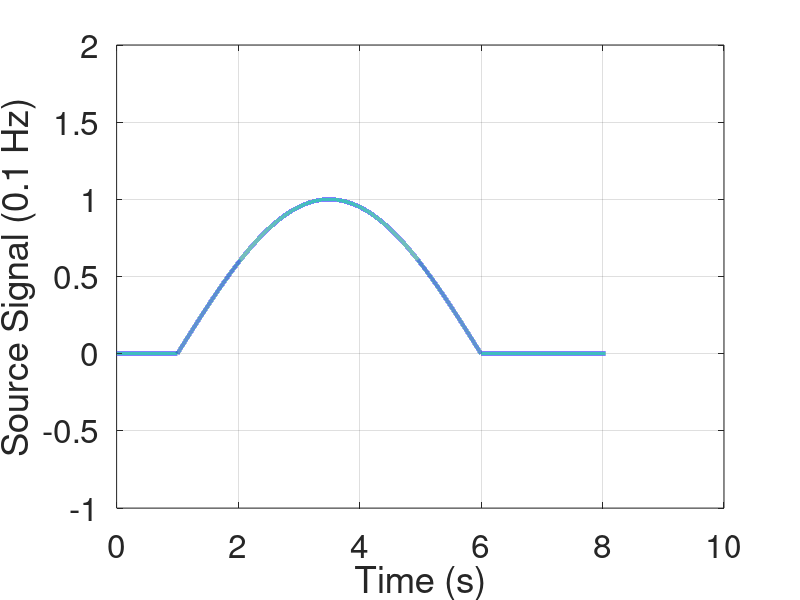
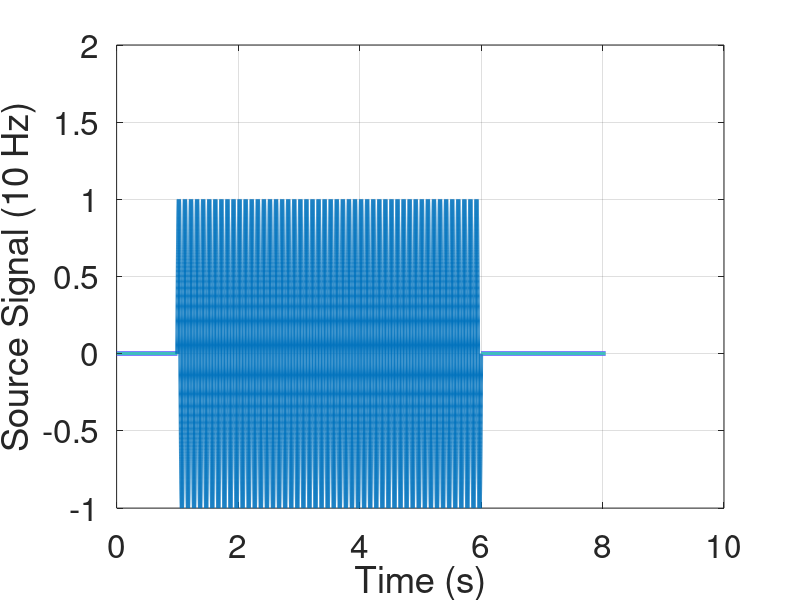
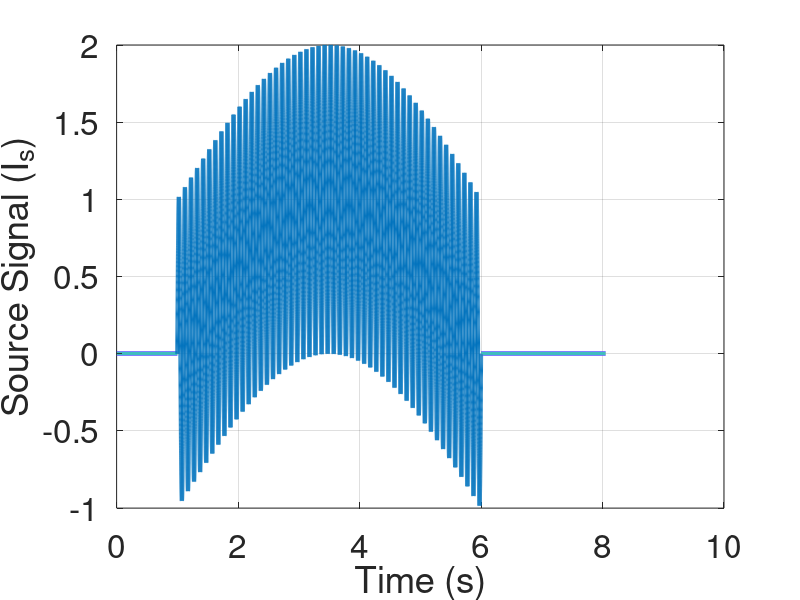

Here is the MATLAB script that generated these plots, in order: (Note: this script raises an error after producing the figures.)
clear all 
clc
close all
%%%%%%%%%%%%%%%%%%%%%%%%%%%%%%%%%%%%%%%%%%%%%%%%%%%%%%%%%%%%%%%%%%%%%%%
nfig=0;
video_steps = 250; %200
take_video = 1; %1 to save video of individual cases
%%%%%%%%%%%%%%%%%%%%%%%%%%%%%%%%%%%%%%%%%%%%%%%%%%%%%%%%%%%%%%%%%%%%%%%
%simulations 
%%%%%%%%%%%%%%%%%%%%%%%%%%%%%%%%%%%%%%%%%%%%%%%%%%%%%%%%%%%%%%%%%%%%%%%
L = 400;     %length of network in m
khat = 1;   %stiffness between agents
f1 = 0.08; f2 = 0.1; f3 = 10;   %Hz source frequency
disp(['Simulating frequencies: ' num2str(f1) ' Hz, ' num2str(f2) ' Hz, ' num2str(f3) ' Hz.'])
%wave properties

T1 = 1/f1;                  %time period of propagated in seconds
T2 = 1/f2;
T3 = 1/f3;

cases_to_run = [1 1 0 1];   %[DSR Mom-small-damping Mom-large-damping Nesterov]


%%%%%%%%%%%%%%%%%%%%%%%%%%%%%%%%%%%%%%%%%%%%%%
%DSR parameters
gamma_dsr = 10;
beta2_dsr = 1;   %=1 for DSR
delta_t = 10^(-4); 
dt = delta_t;



%Momentum parameter
gamma_m = gamma_dsr;
beta2_m_1 = 0.999;
beta2_m_2 = 1;
beta1_m = 0;

%Nesterov parameter
gamma_n = gamma_dsr;
beta2_n = 0.999;
beta1_n = gamma_n*dt*beta2_n*(1+beta2_n);
beta2_n_2 = 1;
beta1_n_2 = gamma_n*dt*beta2_n_2*(1+beta2_n_2);


a = 0.2; %0.0224; %sqrt(v^2*beta2*delta_t*2/gamma)
v = sqrt(gamma_dsr*a^2/(2*1*delta_t*beta2_dsr))        %wave velocity in m/s

tend = max(0.9*L/v) %2.8835e+03 %20*L/v;           %s - duration of simulation time -- BEFORE REFLECTION 
% return


%%%%%%%%%%%%%%%%%%%%%%%%%%%%%%%%%%%%%%%%%%%

%%%%%%%%%%%%%%%%%%%%%%%%%%%%%%%%%%%%
%constrained parameters 
D = 1; %number of spatial dimensions


n = 1*round(L/a) %number of agents

%return
%%%%%%%%%%%%%%%%%%%%%%%%%%%%%%%%%%%%%%%%%%%%%%
%network definition
connection_struct = [-0.5 1 -0.5];
A = zeros(n,n);
A(1,1) = 1; A(1, 2) = -0.5; 
A(n,n) = 1; A(n,n-1) = -1;
for i=2:1:n-1
    A(i,i-1:1:i+1) = connection_struct;
end
A = A;
B = [0.5; zeros(n-1,1)];

lambda_A = eig(A);

% beta1_dsr = 0*4/(max(lambda_A)*(gamma_dsr*delta_t+2));
beta1_dsr = 0.9*((beta2_dsr+1) - gamma_dsr*delta_t/2 )/max(lambda_A);


% 
% beta2_dsr = (pi^2*a^2/(4*L^2))*( sqrt( gamma_dsr*dt/(2*D) + 4*(L^2)/(pi^2*a^2) + beta1_dsr/(2*D) ) - sqrt( gamma_dsr*dt/(2*D)) )^2
%  c = sqrt(gamma_dsr*a^2/(2*D*delta_t*beta2_dsr));
%  zeta_dsr = (1-beta2_dsr)*L/(pi*c*beta2_dsr*dt) + beta1_dsr*pi*c/(4*gamma_dsr*L)
% omega_0 = pi*c/(2*L);
%  predicted_settling_time = 6/(zeta_dsr*omega_0)

predicted_settling_time = tend;
 
% 
%   return

%%%%%%%%%%%%%%%%%%%%%%%%%%%%%%%%%%%%%%%%%%%



%time variable
ts = 0:delta_t:T2/2; %time period of initial BC creating pulse
t = [ts (ts(end)+delta_t):delta_t:tend]; %time vector


%%%%%%%%%%%%%%%%%%%%%%%%%%%%%%%%%%%%%%%%%%%%%%%%%%%%%%
%define input source
input1 = sin(2*pi*ts/T2);
input2 = 1*sin(2*pi*ts/T3);
input = input1 + input2;
initialzeros = 10000; %2
Is1 = [zeros(1,initialzeros) input1 zeros(1, length(t)-length(ts)-initialzeros)];
Is2 = [zeros(1,initialzeros) input2 zeros(1, length(t)-length(ts)-initialzeros)];
Is = [zeros(1,initialzeros) input zeros(1, length(t)-length(ts)-initialzeros)];
% Is_1 = ones(size(t)); %sin(2*pi*f1*t);
% Is_2 = sin(2*pi*f2*t);
% Is_3 = sin(2*pi*f3*t);

Is_unitstep = ones(size(t));

% nfig=nfig+1; figure(nfig);
% plot(t, Is_1, '-', t, Is_2, '-', t, Is_3, '-', 'LineWidth', 3);
% xlabel('Time (s)');
% ylabel('Is');
% title('Source Trajectory');

nfig=nfig+1; figure(nfig);
plot(t, Is1, '-','LineWidth', 3);
xlabel('Time (s)');
ylabel('Source Signal (0.1 Hz)');
grid on
set(gca, 'FontSize', 24);
ylim([-1 2])

nfig=nfig+1; figure(nfig);
plot(t, Is2, '-','LineWidth', 3);
xlabel('Time (s)');
ylabel('Source Signal (10 Hz)');
grid on
set(gca, 'FontSize', 24);
ylim([-1 2])

nfig=nfig+1; figure(nfig);
plot(t, Is, '-','LineWidth', 3);
xlabel('Time (s)');
ylabel('Source Signal (I_s)');
grid on
set(gca, 'FontSize', 24);
ylim([-1 2])

%  return



if (cases_to_run(1)==1)


            %%%%%%%%METHOD 2: DSR %%%%%%%%%%%%%%%%%%%%%%%%%%%%
            
            %number of discrete x points
            num_of_x = n; %equal to number of agents in 1d network
            
            %number of time steps 
            num_of_t = length(t);
            
            Idsr1 = zeros(num_of_x, 3);  
            Im_1 = zeros(num_of_x,3);
            Im_2 = zeros(num_of_x, 3);
            Im_3 = zeros(num_of_x, 3);

%             thetadsr = pi/2*ones(num_of_x, 3); %initially the angle is pi/2
%             xdsr = linspace(a, num_of_x*a, num_of_x);
%             ydsr = 0*xdsr;
%             vel = L/4; 
%              leader_x_history_dsr = [];
%              leader_y_history_dsr = [];
%              follower_x_history_dsr = [];
%              follower_y_history_dsr = [];

            %defining variables to take snaps of wave at two instants
                snap1_taken = 0;
                snap2_taken = 0;
                snap3_taken = 0;
                snap4_taken = 0;
                snap5_taken = 0;
                snap6_taken = 0; 

        if (take_video == 1)
%             vidObj0 = VideoWriter('Oct_24_Case0.mp4', 'MPEG-4'); open(vidObj0);
%             vidObj1 = VideoWriter('Oct_24_Case1.mp4', 'MPEG-4'); open(vidObj1);
%             vidObj2 = VideoWriter('Oct_24_Case2.mp4', 'MPEG-4'); open(vidObj2);
            vidObj = VideoWriter('MovieS1.mp4', 'MPEG-4'); open(vidObj);
        end

            
            for k = [3:1:num_of_t] 
                t(k)/t(end)

                iii=3;

            %frequency f1
            %%%%%%%%%%%%%%%%%%%%%%%%%%%%%%%%%%%%%%%%%%%%%%%%%%%%    
               for i=1:1:(num_of_x) 
                   
                   if i==1 
                    Deltai_kminus1 =  Idsr1(i,iii-1) - 0.5*Idsr1(i+1,iii-1) -0.5*Is(k-1) ; 
                    Deltai_kminus2 =  Idsr1(i,iii-2) - 0.5*Idsr1(i+1,iii-2) -0.5*Is(k-2) ; 
                   elseif i == num_of_x        
                    Deltai_kminus1 = -1*Idsr1(i-1,iii-1) + Idsr1(i,iii-1); 
                    Deltai_kminus2 = -1*Idsr1(i-1,iii-2) + Idsr1(i,iii-2);         
                   else
                    Deltai_kminus1 = -0.5*Idsr1(i-1,iii-1) + Idsr1(i,iii-1) - 0.5*Idsr1(i+1,iii-1);  
                    Deltai_kminus2 = -0.5*Idsr1(i-1,iii-2) + Idsr1(i,iii-2) - 0.5*Idsr1(i+1,iii-2); 
                   end
                
                   Idsr1(i,iii) = Idsr1(i,iii-1) - gamma_dsr*delta_t*Deltai_kminus1 - beta1_dsr*(Deltai_kminus1-Deltai_kminus2) ...
                                + beta2_dsr*(Idsr1(i,iii-1)-Idsr1(i,iii-2));% + gamma_dsr*delta_t*B(i)*Is(k-1); 
               end

%                for i=1:1:(num_of_x) 
%                    
%                    if i==1 
%                     Deltai_kminus1 =  Idsr1(i,iii-1) - 0.5*Idsr1(i+1,iii-1);% -0.5*Is(k-1) ; 
%                     Deltai_kminus2 =  Idsr1(i,iii-2) - 0.5*Idsr1(i+1,iii-2);% -0.5*Is(k-2) ; 
%                    elseif i == num_of_x        
%                     Deltai_kminus1 = -1*Idsr1(i-1,iii-1) + Idsr1(i,iii-1); 
%                     Deltai_kminus2 = -1*Idsr1(i-1,iii-2) + Idsr1(i,iii-2);         
%                    else
%                     Deltai_kminus1 = -0.5*Idsr1(i-1,iii-1) + Idsr1(i,iii-1) - 0.5*Idsr1(i+1,iii-1);  
%                     Deltai_kminus2 = -0.5*Idsr1(i-1,iii-2) + Idsr1(i,iii-2) - 0.5*Idsr1(i+1,iii-2); 
%                    end
%                 
%                    Idsr1(i,iii) = Idsr1(i,iii-1) - gamma_dsr*delta_t*Deltai_kminus1 - beta1_dsr*(Deltai_kminus1-Deltai_kminus2) ...
%                                 + beta2_dsr*(Idsr1(i,iii-1)-Idsr1(i,iii-2)) + gamma_dsr*delta_t*B(i)*Is(k-1); 
%                end
                

%                thetadsr = Idsr1*pi/2; %thetadsr + pi/2*Idsr1;
%                xdsr = xdsr + delta_t*cos(thetadsr(:,3)');
%                ydsr = ydsr + delta_t*sin(thetadsr(:,3)');

                Idsr = Idsr1;
                f=f2;

                Idsr1(:,1:2) = Idsr1(:,2:3);


                %%%%%%%%%%%%%%%%%%%%%%%%%%%%%%%%%%%%%%%%%%%%%%%%%%%%    
               for i=1:1:(num_of_x) 
                   
                   if i==1 
                    Deltai_kminus1 =  Im_1(i,iii-1) - 0.5*Im_1(i+1,iii-1) -0.5*Is(k-1) ; 
                    Deltai_kminus2 =  Im_1(i,iii-2) - 0.5*Im_1(i+1,iii-2) -0.5*Is(k-2) ; 
                   elseif i == num_of_x        
                    Deltai_kminus1 = -1*Im_1(i-1,iii-1) + Im_1(i,iii-1); 
                    Deltai_kminus2 = -1*Im_1(i-1,iii-2) + Im_1(i,iii-2);         
                   else
                    Deltai_kminus1 = -0.5*Im_1(i-1,iii-1) + Im_1(i,iii-1) - 0.5*Im_1(i+1,iii-1);  
                    Deltai_kminus2 = -0.5*Im_1(i-1,iii-2) + Im_1(i,iii-2) - 0.5*Im_1(i+1,iii-2); 
                   end
                
                   Im_1(i,iii) = Im_1(i,iii-1) - gamma_m*delta_t*Deltai_kminus1 - beta1_m*(Deltai_kminus1-Deltai_kminus2) ...
                                + beta2_m_1*(Im_1(i,iii-1)-Im_1(i,iii-2));% + gamma_m*delta_t*B(i)*Is(k-1); 
               end


             %                 Idsr = Idsr1;
                %                 f=f2;

                Im_1(:,1:2) = Im_1(:,2:3);



                %%%%%%%%%%%%%%%%%%%%%%%%%%%%%%%%%%%%%%%%%%%%%%%%%%%%    
               for i=1:1:(num_of_x) 
                   
                   if i==1 
                    Deltai_kminus1 =  Im_2(i,iii-1) - 0.5*Im_2(i+1,iii-1) -0.5*Is(k-1) ; 
                    Deltai_kminus2 =  Im_2(i,iii-2) - 0.5*Im_2(i+1,iii-2) -0.5*Is(k-2) ; 
                   elseif i == num_of_x        
                    Deltai_kminus1 = -1*Im_2(i-1,iii-1) + Im_2(i,iii-1); 
                    Deltai_kminus2 = -1*Im_2(i-1,iii-2) + Im_2(i,iii-2);         
                   else
                    Deltai_kminus1 = -0.5*Im_2(i-1,iii-1) + Im_2(i,iii-1) - 0.5*Im_2(i+1,iii-1);  
                    Deltai_kminus2 = -0.5*Im_2(i-1,iii-2) + Im_2(i,iii-2) - 0.5*Im_2(i+1,iii-2); 
                   end
                
                   Im_2(i,iii) = Im_2(i,iii-1) - gamma_m*delta_t*Deltai_kminus1 - beta1_m*(Deltai_kminus1-Deltai_kminus2) ...
                                + beta2_m_2*(Im_2(i,iii-1)-Im_2(i,iii-2));% + gamma_m*delta_t*B(i)*Is(k-1); 
               end


             %                 Idsr = Idsr1;
                %                 f=f2;

                Im_2(:,1:2) = Im_2(:,2:3);         





               %%%%%%%%%%%%%%%%%%%%%%%%%%%%%%%%%%%%%%%%%%%%%%%%%%%%    
               for i=1:1:(num_of_x) 
                   
                   if i==1 
                    Deltai_kminus1 =  Im_3(i,iii-1) - 0.5*Im_3(i+1,iii-1) -0.5*Is1(k-1) ; 
                    Deltai_kminus2 =  Im_3(i,iii-2) - 0.5*Im_3(i+1,iii-2) -0.5*Is1(k-2) ; 
                   elseif i == num_of_x        
                    Deltai_kminus1 = -1*Im_3(i-1,iii-1) + Im_3(i,iii-1); 
                    Deltai_kminus2 = -1*Im_3(i-1,iii-2) + Im_3(i,iii-2);         
                   else
                    Deltai_kminus1 = -0.5*Im_3(i-1,iii-1) + Im_3(i,iii-1) - 0.5*Im_3(i+1,iii-1);  
                    Deltai_kminus2 = -0.5*Im_3(i-1,iii-2) + Im_3(i,iii-2) - 0.5*Im_3(i+1,iii-2); 
                   end
                
                   Im_3(i,iii) = Im_3(i,iii-1) - gamma_m*delta_t*Deltai_kminus1 - beta1_m*(Deltai_kminus1-Deltai_kminus2) ...
                                + beta2_m_2*(Im_3(i,iii-1)-Im_3(i,iii-2));% + gamma_m*delta_t*B(i)*Is1(k-1); 
               end


             %                 Idsr = Idsr1;
                %                 f=f2;

                Im_3(:,1:2) = Im_3(:,2:3);  


            
                
            
                if (mod(k,video_steps) == 0)
 
                         ff = figure(100);
                           subplot(1,3,1)
                          plot(linspace(a, num_of_x*a, num_of_x), Im_2(:,iii-1), '.', 'MarkerSize',6);
                          axis([min(1*a) max(num_of_x*a) -1 2]);
                          grid on;
%                           xlabel('X-location of Agents','fontSize',24);
                          ylabel('Agent Responses','fontSize',20);              
                          %titlestring = ['DSR, \beta_2=' num2str(beta2_dsr) ', \omega_s=' num2str(f) ' Hz, Time = ',num2str(t(k)), ' s']; %['TIME STEP = ',num2str(j), ' TIME = ',num2str(t(j)), 'second'];
                          titlestring = ['Case 0: Undamped'];
                          title(titlestring ,'fontsize',20);  
                          set(gca, 'FontSize', 18); 
%                           pause(0.001)
%                           if (take_video == 1)
%                             F = getframe(gcf);
%                             writeVideo(vidObj0,F);
%                           end


%                            figure(200);
                             subplot(1,3,2)
                          plot(linspace(a, num_of_x*a, num_of_x), Im_1(:,iii-1), '.', 'MarkerSize',6);
                          axis([min(1*a) max(num_of_x*a) -1 2]);
                          grid on;
                          xlabel('X-location of Agents','fontSize',20);
%                           ylabel('Agent Responses','fontSize',24);              
                          %titlestring = ['DSR, \beta_2=' num2str(beta2_dsr) ', \omega_s=' num2str(f) ' Hz, Time = ',num2str(t(k)), ' s']; %['TIME STEP = ',num2str(j), ' TIME = ',num2str(t(j)), 'second'];
                          titlestring = ['Case 1: Viscous damping'];
                          title(titlestring ,'fontsize',20);  
                          set(gca, 'FontSize', 18);
%                          pause(0.001)
%                          if (take_video == 1)
%                             F = getframe(gcf);
%                             writeVideo(vidObj1,F);
%                          end
                            
%                          figure(300);
                          subplot(1,3,3)
                          plot(linspace(a, num_of_x*a, num_of_x), Idsr1(:,iii-1), '.', 'MarkerSize',6);
                          axis([min(1*a) max(num_of_x*a) -1 2]);
                          grid on;
%                           xlabel('X-location of Agents','fontSize',24);
%                           ylabel('Agent Responses','fontSize',24);              
                          %titlestring = ['DSR, \beta_2=' num2str(beta2_dsr) ', \omega_s=' num2str(f) ' Hz, Time = ',num2str(t(k)), ' s']; %['TIME STEP = ',num2str(j), ' TIME = ',num2str(t(j)), 'second'];
                          titlestring = ['Case 2: Internal damping'];
                          title(titlestring ,'fontsize',20);  
                          set(gca, 'FontSize', 18);
                          ff.Position = [100 100 540*2 400];
                          pause(0.001)
%                           if (take_video == 1)
%                                F = getframe(gcf);
%                                writeVideo(vidObj2,F);
%                           end
                           if (take_video == 1)
                               F = getframe(gcf);
                               writeVideo(vidObj,F);
                           end
    



%                           %%2D simul
%                           leader_x_history_dsr = [leader_x_history_dsr xdsr(1)];
%                           leader_y_history_dsr = [leader_y_history_dsr ydsr(1)];
%                           follower_x_history_dsr = [follower_x_history_dsr xdsr(end)];
%                           follower_y_history_dsr = [follower_y_history_dsr ydsr(end)];
%                           
%                           
%                           figure(100);
%                           plot(leader_x_history_dsr, leader_y_history_dsr, 'b-', 'LineWidth',1);
%                           hold on;
%                           plot(follower_x_history_dsr, follower_y_history_dsr, 'b--', 'LineWidth',1);
%                           plot(xdsr, ydsr, 'ko', 'MarkerSize', 4, 'MarkerFaceColor','k');
% %                          quiver(xdsr, ydsr, cos(thetadsr(:,3)'), sin(thetadsr(:,3)'), 'k')
%                           hold off
%                           xlabel('X')
%                           ylabel('Y')
% %                           xlim([0 10*L/3]);
% %                           ylim([-1 5*L/3]);
% 
%                           pause(0.001)


                end

           

              %if (t(k) >= predicted_settling_time/1.5 && snap6_taken == 0)
              if (t(k) >= 7 && snap6_taken == 0)
                 
                  k_6 = k;
            
                  snap6_taken = 1;
                    

                  signal_6_undamped = Im_2(:,iii-1);
                  signal_6_viscous = Im_1(:,iii-1);
                  signal_6_internal = Idsr1(:,iii-1);

                  signal_6_ideal = Im_3(:,iii-1);
            
              end

    
                        
            end

            if (take_video == 1)
%              close(vidObj0);
%              close(vidObj1);
%              close(vidObj2);
             close(vidObj);
            end




end

%%
nfig=nfig+1;
ff=figure(nfig);
subplot(2,3,1);
plot(t, Is1, 'k-', 'LineWidth', 2)
xlabel('Time (s)')
ylabel('I_{s,s}');
ylim([-1, 2]);
grid on;
title('(a)')
set(gca, 'FontSize', 20);
subplot(2,3,2);
plot(t, Is2, 'k-', 'LineWidth', 0.25)
xlabel('Time (s)')
ylabel('I_{s,l}');
ylim([-1, 2]);
grid on;
title('(b)')
set(gca, 'FontSize', 20);
subplot(2,3,3);
plot(t, Is, 'k-', 'LineWidth', 0.5)
xlabel('Time (s)')
ylabel('Source signal (I_s = I_{s,s}+I_{s,l})');
ylim([-1, 2]);
grid on;
title('(c)')
set(gca, 'FontSize', 20);
subplot(2,3,4);
plot(linspace(a, num_of_x*a, num_of_x), signal_6_undamped, 'g-', 'LineWidth', 2)
hold on
plot(linspace(a, num_of_x*a, num_of_x), signal_6_ideal, 'k:', 'LineWidth', 3)
xlabel('X-location')
ylabel('Agent responses');
legend('Undamped', 'Ideal propagation', 'Location','southeast')
ylim([-1, 2]);
grid on;
title('(d)')
set(gca, 'FontSize', 20);
subplot(2,3,5);
plot(linspace(a, num_of_x*a, num_of_x), signal_6_viscous, 'r-', 'LineWidth',2)
hold on
plot(linspace(a, num_of_x*a, num_of_x), signal_6_ideal, 'k:', 'LineWidth', 3)
xlabel('X-location')
ylabel('Agent responses');
legend('Viscous damping', 'Ideal propagation', 'Location','southeast')
ylim([-1, 2]);
grid on;
title('(e)')
set(gca, 'FontSize', 20);
subplot(2,3,6);
plot(linspace(a, num_of_x*a, num_of_x), signal_6_internal, 'b-', 'LineWidth', 2)
hold on
plot(linspace(a, num_of_x*a, num_of_x), signal_6_ideal, 'k:', 'LineWidth', 3)
xlabel('X-location')
ylabel('Agent responses');
legend('Internal damping', 'Ideal propagation', 'Location','southeast')
ylim([-1, 2]);
grid on;
title('(f)')
set(gca, 'FontSize', 20);
ff.Position = [100 100 540*2.2 650];

saveas(gcf,'fig_noiseeffects_v3','epsc')
